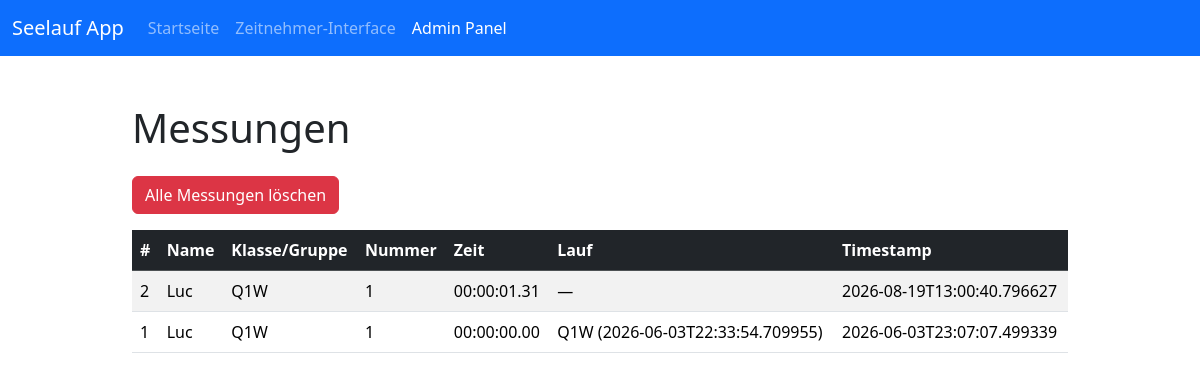
Page /admin/measurements (signed in) on the committed database.
### tables this page shows
CREATE TABLE measurements (
                id INTEGER PRIMARY KEY AUTOINCREMENT,
                student_id INTEGER NOT NULL,
                lauf_id INTEGER,
                zeit TEXT NOT NULL,
                timestamp TEXT NOT NULL,
                FOREIGN KEY (student_id) REFERENCES students (id),
                FOREIGN KEY (lauf_id) REFERENCES laeufe (id)
            );

CREATE TABLE students (
                id INTEGER PRIMARY KEY AUTOINCREMENT,
                name TEXT NOT NULL,
                class_group TEXT,
                nummer TEXT UNIQUE NOT NULL,
                ill INTEGER DEFAULT 0
            );

CREATE TABLE laeufe (
                id INTEGER PRIMARY KEY AUTOINCREMENT,
                class_group TEXT NOT NULL,
                start_time TEXT NOT NULL,
                active INTEGER DEFAULT 1
            );

### routen/admin.py (the view)
@admin_bp.route('/measurements')
@login_required
def list_measurements():
    measurements = db.get_measurements(limit=100)
    return render_template('admin_measurements.html', measurements=measurements)

### db.py (called while the page is built)
def get_database_path():
    return Path(os.getenv('DATABASE_PATH', DB_PATH)).resolve()

@contextmanager
def get_db_connection():
    db_path = get_database_path()
    db_path.parent.mkdir(parents=True, exist_ok=True)
    conn = sqlite3.connect(str(db_path), timeout=5.0)
    conn.row_factory = sqlite3.Row
    conn.execute('PRAGMA foreign_keys = ON')
    conn.execute('PRAGMA journal_mode = WAL')
    try:
        yield conn
    except sqlite3.Error:
        conn.rollback()
        raise
    finally:
        conn.close()

def get_measurements(limit=None):
    with get_db_connection() as conn:
        cursor = conn.cursor()
        query = """
            SELECT m.id, m.zeit, m.timestamp, s.name, s.class_group, s.nummer,
                   l.class_group AS lauf_class, l.start_time AS lauf_start
            FROM measurements m
            JOIN students s ON m.student_id = s.id
            LEFT JOIN laeufe l ON m.lauf_id = l.id
            ORDER BY m.id DESC
        """
        if limit:
            query += " LIMIT ?"
            cursor.execute(query, (limit,))
        else:
            cursor.execute(query)
        return [dict(row) for row in cursor.fetchall()]

### routen/admin.py (called while the page is built)
def login_required(f):
    @wraps(f)
    def decorated_function(*args, **kwargs):
        if not session.get('admin_logged_in'):
            flash('Bitte melden Sie sich zuerst an.', 'warning')
            return redirect(url_for('admin.login'))
        return f(*args, **kwargs)
    return decorated_function

### templates/admin_measurements.html (shortened to what this page needs)
{% extends "base.html" %}
{% block content %}
<div class="container py-4">
    <h1 class="mb-4">Messungen</h1>
    <form action="{{ url_for('admin.clear_measurements') }}" method="POST" class="mb-3">
        <button type="submit" class="btn btn-danger" onclick="return confirm('Wirklich alle Messungen löschen? Diese Aktion kann nicht rückgängig gemacht werden.');">Alle Messungen löschen</button>
    </form>
    <div class="table-responsive">
        <table class="table table-striped table-hover">
            <thead class="table-dark">
                <tr>
                    <th>#</th>
                    <th>Name</th>
                    <th>Klasse/Gruppe</th>
                    <th>Nummer</th>
                    <th>Zeit</th>
                    <th>Lauf</th>
                    <th>Timestamp</th>
                </tr>
            </thead>
            <tbody>
                {% for m in measurements %}
                <tr>
                    <td>{{ m.id }}</td>
                    <td>{{ m.name }}</td>
                    <td>{{ m.class_group }}</td>
                    <td>{{ m.nummer }}</td>
                    <td>{{ m.zeit }}</td>
                    <td>
                        {% if m.lauf_class %}
                        {{ m.lauf_class }} ({{ m.lauf_start }})
                        {% else %}
                        —
                        {% endif %}
                    </td>
                    <td>{{ m.timestamp }}</td>
                </tr>
                {% endfor %}
            </tbody>
        </table>
    </div>
</div>
{% endblock %}

### templates/base.html (shortened to what this page needs)
<!DOCTYPE html>
<html lang="de">
<head>
    <link href="https://cdn.jsdelivr.net/npm/bootstrap@5.3.3/dist/css/bootstrap.min.css" rel="stylesheet">
    <link rel="stylesheet" href="{{ url_for('static', filename='css/custom.css') }}">
</head>
<body>
    <nav class="navbar navbar-expand-lg navbar-dark bg-primary mb-4">
        <div class="container-fluid">
            <a class="navbar-brand" href="{{ url_for('main.index') }}">Seelauf App</a>
            <div class="collapse navbar-collapse" id="navbarNav">
                <ul class="navbar-nav me-auto mb-2 mb-lg-0">
                    <li class="nav-item">
                        <a class="nav-link{% if request.path == url_for('main.index') %} active{% endif %}" href="{{ url_for('main.index') }}">Startseite</a>
                    </li>
                    <li class="nav-item">
                        <a class="nav-link{% if request.path.startswith('/zeitmesser') %} active{% endif %}" href="{{ url_for('zeitmesser.zeitmesser') }}">Zeitnehmer‑Interface</a>
                    </li>
                    <li class="nav-item">
                        <a class="nav-link{% if request.path.startswith('/admin') %} active{% endif %}" href="{{ url_for('admin.login') }}">Admin Panel</a>
                    </li>
                </ul>
            </div>
        </div>
    </nav>
    {% block content %}{% endblock %}
</body>
</html>

### static/css/custom.css (style rules this page uses)
body { padding-top: 0; }
.navbar { position: sticky; top: 0; z-index: 1000; }
.container { max-width: 960px; }

### rows in the picture
measurements: id "2", name "Luc", class_group "Q1W", nummer "1", zeit "00:00:01.31", timestamp "2026-08-19T13:00:40.796627"
measurements: id "1", name "Luc", class_group "Q1W", nummer "1", zeit "00:00:00.00", lauf_class "Q1W", lauf_start "2026-06-03T22:33:54.709955", timestamp "2026-06-03T23:07:07.499339"
